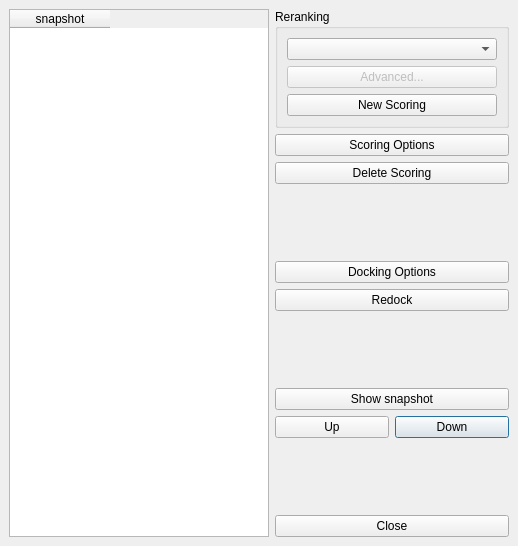
<?xml version="1.0" encoding="UTF-8"?>
<ui version="4.0">
 <class>DockResultDialogData</class>
 <widget class="QDialog" name="DockResultDialogData">
  <property name="geometry">
   <rect>
    <x>0</x>
    <y>0</y>
    <width>518</width>
    <height>546</height>
   </rect>
  </property>
  <property name="sizePolicy">
   <sizepolicy hsizetype="MinimumExpanding" vsizetype="Expanding">
    <horstretch>0</horstretch>
    <verstretch>0</verstretch>
   </sizepolicy>
  </property>
  <property name="windowTitle">
   <string>Docking Results</string>
  </property>
  <property name="modal">
   <bool>false</bool>
  </property>
  <layout class="QGridLayout">
   <property name="leftMargin">
    <number>9</number>
   </property>
   <property name="topMargin">
    <number>9</number>
   </property>
   <property name="rightMargin">
    <number>9</number>
   </property>
   <property name="bottomMargin">
    <number>9</number>
   </property>
   <property name="spacing">
    <number>6</number>
   </property>
   <item row="3" column="1">
    <spacer>
     <property name="orientation">
      <enum>Qt::Vertical</enum>
     </property>
     <property name="sizeType">
      <enum>QSizePolicy::Expanding</enum>
     </property>
     <property name="sizeHint" stdset="0">
      <size>
       <width>234</width>
       <height>44</height>
      </size>
     </property>
    </spacer>
   </item>
   <item row="7" column="1">
    <layout class="QGridLayout">
     <property name="leftMargin">
      <number>0</number>
     </property>
     <property name="topMargin">
      <number>0</number>
     </property>
     <property name="rightMargin">
      <number>0</number>
     </property>
     <property name="bottomMargin">
      <number>0</number>
     </property>
     <property name="spacing">
      <number>6</number>
     </property>
     <item row="1" column="1">
      <widget class="QPushButton" name="downwardButton">
       <property name="sizePolicy">
        <sizepolicy hsizetype="Minimum" vsizetype="Fixed">
         <horstretch>0</horstretch>
         <verstretch>0</verstretch>
        </sizepolicy>
       </property>
       <property name="font">
        <font>
         <pointsize>9</pointsize>
         <weight>50</weight>
         <italic>false</italic>
         <bold>false</bold>
         <underline>false</underline>
         <strikeout>false</strikeout>
        </font>
       </property>
       <property name="text">
        <string>Down</string>
       </property>
      </widget>
     </item>
     <item row="1" column="0">
      <widget class="QPushButton" name="upwardButton">
       <property name="sizePolicy">
        <sizepolicy hsizetype="Minimum" vsizetype="Fixed">
         <horstretch>0</horstretch>
         <verstretch>0</verstretch>
        </sizepolicy>
       </property>
       <property name="font">
        <font>
         <pointsize>9</pointsize>
         <weight>50</weight>
         <italic>false</italic>
         <bold>false</bold>
         <underline>false</underline>
         <strikeout>false</strikeout>
        </font>
       </property>
       <property name="text">
        <string>Up</string>
       </property>
      </widget>
     </item>
     <item row="0" column="0" colspan="2">
      <widget class="QPushButton" name="show_button">
       <property name="sizePolicy">
        <sizepolicy hsizetype="Minimum" vsizetype="Fixed">
         <horstretch>0</horstretch>
         <verstretch>0</verstretch>
        </sizepolicy>
       </property>
       <property name="text">
        <string>Show snapshot</string>
       </property>
      </widget>
     </item>
    </layout>
   </item>
   <item row="2" column="1">
    <widget class="QPushButton" name="delete_score">
     <property name="sizePolicy">
      <sizepolicy hsizetype="Minimum" vsizetype="Fixed">
       <horstretch>0</horstretch>
       <verstretch>0</verstretch>
      </sizepolicy>
     </property>
     <property name="text">
      <string>Delete Scoring</string>
     </property>
    </widget>
   </item>
   <item row="1" column="1">
    <widget class="QPushButton" name="scoring_opt">
     <property name="sizePolicy">
      <sizepolicy hsizetype="Minimum" vsizetype="Fixed">
       <horstretch>0</horstretch>
       <verstretch>0</verstretch>
      </sizepolicy>
     </property>
     <property name="text">
      <string>Scoring Options</string>
     </property>
    </widget>
   </item>
   <item row="6" column="1">
    <spacer>
     <property name="orientation">
      <enum>Qt::Vertical</enum>
     </property>
     <property name="sizeType">
      <enum>QSizePolicy::Expanding</enum>
     </property>
     <property name="sizeHint" stdset="0">
      <size>
       <width>234</width>
       <height>43</height>
      </size>
     </property>
    </spacer>
   </item>
   <item row="9" column="1">
    <widget class="QPushButton" name="close_button">
     <property name="sizePolicy">
      <sizepolicy hsizetype="Minimum" vsizetype="Fixed">
       <horstretch>0</horstretch>
       <verstretch>0</verstretch>
      </sizepolicy>
     </property>
     <property name="text">
      <string>Close</string>
     </property>
    </widget>
   </item>
   <item row="5" column="1">
    <widget class="QPushButton" name="redock">
     <property name="sizePolicy">
      <sizepolicy hsizetype="Minimum" vsizetype="Fixed">
       <horstretch>0</horstretch>
       <verstretch>0</verstretch>
      </sizepolicy>
     </property>
     <property name="text">
      <string>Redock</string>
     </property>
    </widget>
   </item>
   <item row="4" column="1">
    <widget class="QPushButton" name="dock_opt_button">
     <property name="sizePolicy">
      <sizepolicy hsizetype="Minimum" vsizetype="Fixed">
       <horstretch>0</horstretch>
       <verstretch>0</verstretch>
      </sizepolicy>
     </property>
     <property name="text">
      <string>Docking Options</string>
     </property>
    </widget>
   </item>
   <item row="0" column="1">
    <widget class="QGroupBox" name="reranking_group">
     <property name="sizePolicy">
      <sizepolicy hsizetype="Fixed" vsizetype="Minimum">
       <horstretch>0</horstretch>
       <verstretch>0</verstretch>
      </sizepolicy>
     </property>
     <property name="minimumSize">
      <size>
       <width>234</width>
       <height>16</height>
      </size>
     </property>
     <property name="title">
      <string>Reranking</string>
     </property>
     <layout class="QGridLayout">
      <property name="leftMargin">
       <number>9</number>
      </property>
      <property name="topMargin">
       <number>9</number>
      </property>
      <property name="rightMargin">
       <number>9</number>
      </property>
      <property name="bottomMargin">
       <number>9</number>
      </property>
      <property name="spacing">
       <number>6</number>
      </property>
      <item row="2" column="0">
       <widget class="QPushButton" name="scoring_button">
        <property name="sizePolicy">
         <sizepolicy hsizetype="MinimumExpanding" vsizetype="Fixed">
          <horstretch>0</horstretch>
          <verstretch>0</verstretch>
         </sizepolicy>
        </property>
        <property name="text">
         <string>New Scoring</string>
        </property>
       </widget>
      </item>
      <item row="1" column="0">
       <widget class="QPushButton" name="advanced_button">
        <property name="enabled">
         <bool>false</bool>
        </property>
        <property name="sizePolicy">
         <sizepolicy hsizetype="MinimumExpanding" vsizetype="Fixed">
          <horstretch>0</horstretch>
          <verstretch>0</verstretch>
         </sizepolicy>
        </property>
        <property name="text">
         <string>Advanced...</string>
        </property>
       </widget>
      </item>
      <item row="0" column="0">
       <widget class="QComboBox" name="scoring_functions">
        <property name="sizePolicy">
         <sizepolicy hsizetype="MinimumExpanding" vsizetype="Fixed">
          <horstretch>0</horstretch>
          <verstretch>0</verstretch>
         </sizepolicy>
        </property>
        <property name="minimumSize">
         <size>
          <width>140</width>
          <height>0</height>
         </size>
        </property>
       </widget>
      </item>
     </layout>
    </widget>
   </item>
   <item row="8" column="1">
    <spacer>
     <property name="orientation">
      <enum>Qt::Vertical</enum>
     </property>
     <property name="sizeType">
      <enum>QSizePolicy::Expanding</enum>
     </property>
     <property name="sizeHint" stdset="0">
      <size>
       <width>234</width>
       <height>43</height>
      </size>
     </property>
    </spacer>
   </item>
   <item row="0" column="0" rowspan="10">
    <widget class="QTableWidget" name="result_table">
     <property name="enabled">
      <bool>true</bool>
     </property>
     <property name="sizePolicy">
      <sizepolicy hsizetype="Expanding" vsizetype="Preferred">
       <horstretch>0</horstretch>
       <verstretch>0</verstretch>
      </sizepolicy>
     </property>
     <property name="minimumSize">
      <size>
       <width>216</width>
       <height>0</height>
      </size>
     </property>
     <property name="mouseTracking">
      <bool>false</bool>
     </property>
     <property name="focusPolicy">
      <enum>Qt::WheelFocus</enum>
     </property>
     <property name="acceptDrops">
      <bool>false</bool>
     </property>
     <column>
      <property name="text">
       <string>snapshot</string>
      </property>
     </column>
    </widget>
   </item>
  </layout>
 </widget>
 <layoutdefault spacing="6" margin="11"/>
 <tabstops>
  <tabstop>result_table</tabstop>
  <tabstop>scoring_functions</tabstop>
  <tabstop>advanced_button</tabstop>
  <tabstop>scoring_button</tabstop>
  <tabstop>scoring_opt</tabstop>
  <tabstop>delete_score</tabstop>
  <tabstop>dock_opt_button</tabstop>
  <tabstop>redock</tabstop>
  <tabstop>show_button</tabstop>
  <tabstop>upwardButton</tabstop>
  <tabstop>downwardButton</tabstop>
  <tabstop>close_button</tabstop>
 </tabstops>
 <resources/>
 <connections/>
</ui>
